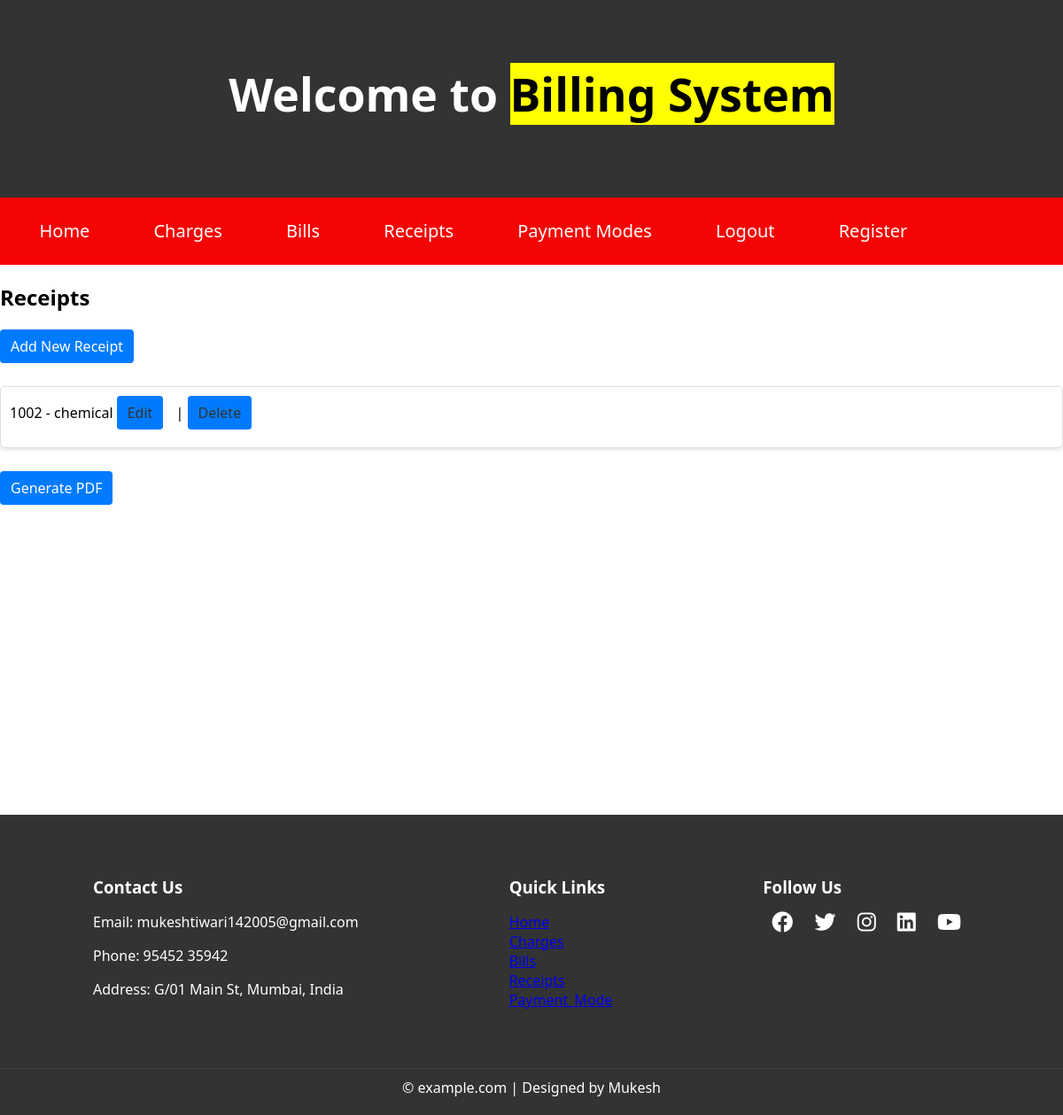
The app's page /receipts/ (signed in), older data.
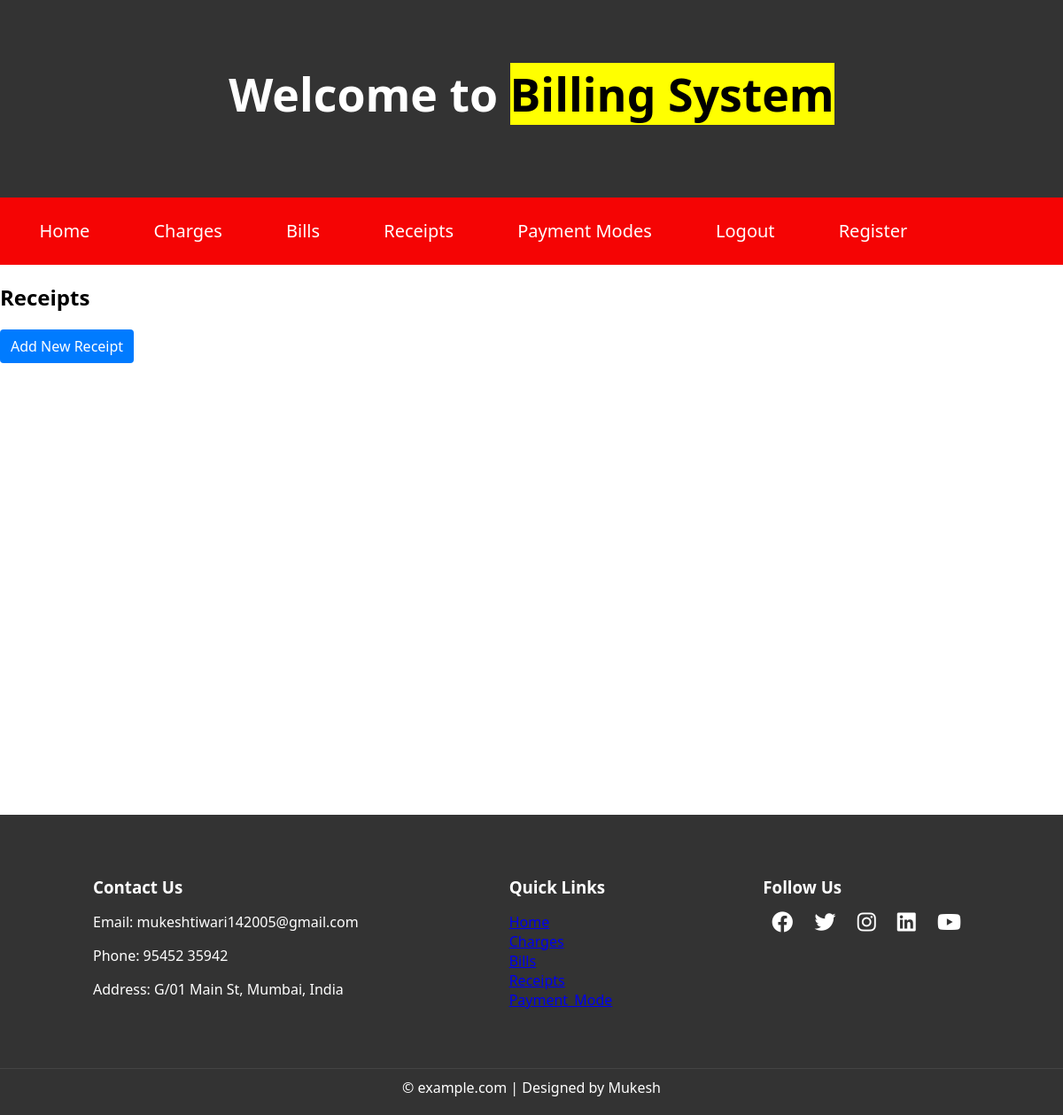
The same page, newer data.
### bills/models.py (models this page shows, shortened)
class Receipt(models.Model):
    receipt_user = models.ForeignKey(User, on_delete=models.CASCADE)
    receipt_type = models.CharField(max_length=255)
    receipt_description = models.TextField()
    receipt_number = models.IntegerField()
    receipt_date = models.DateField()
    receipt_charges = models.ManyToManyField('Charges', through='ReceiptCharge')
    receipt_items = models.ManyToManyField('Item', through='ReceiptItem')

### bills/views.py (the view)
# urls.py: path('receipts/', views.receipt_list, name='receipt_list'),
@login_required
def receipt_list(request):
    receipts = Receipt.objects.all()
    return render(request, 'receipts/receipt_list.html', {'receipts': receipts})

### templates/receipts/receipt_list.html
{% extends 'base.html' %}
{% block content %}
<div class="receipt-list">
  <h2>Receipts</h2>
  <a href="{% url 'receipt_create' %}">Add New Receipt</a>
  <ul>
    {% for receipt in receipts %}
    <li>
      {{ receipt.receipt_number }} - {{ receipt.receipt_type }}
      <a href="{% url 'receipt_update' receipt.pk %}">Edit</a> |
      <a href="{% url 'receipt_delete' receipt.pk %}">Delete</a>
    </li>
    {% endfor %}
  </ul>
  {% for receipt in receipts %}
  <div class="receipt">
    <a href="{% url 'receipt_pdf' pk=receipt.pk %}" class="btn btn-primary" target="_blank">Generate PDF</a>
  </div>
  {% endfor %}
</div>
{% endblock %}

Row changes from the older to the newer data that the page shows:
removed Receipt: receipt_number "1002", receipt_type "chemical"
